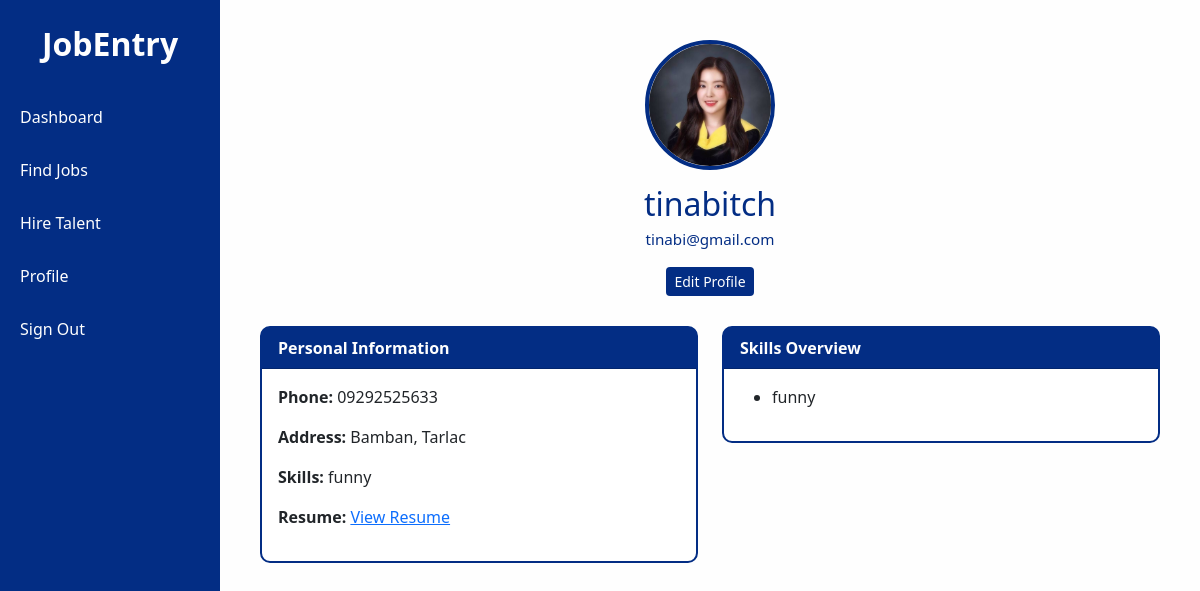
Page /try/profile.php on the committed database.
### tables this page shows
CREATE TABLE `users` (
  `user_id` int(11) NOT NULL,
  `full_name` varchar(255) NOT NULL,
  `email` varchar(255) NOT NULL,
  `password` varchar(255) NOT NULL,
  `status` enum('active','disabled') DEFAULT 'active',
  `created_at` timestamp NOT NULL DEFAULT current_timestamp(),
  `phone` varchar(50) DEFAULT NULL,
  `address` varchar(255) DEFAULT NULL,
  `skills` text DEFAULT NULL,
  `resume` varchar(255) DEFAULT NULL,
  `profile_pic` varchar(255) DEFAULT NULL
);

### htdocs/try/profile.php (the view, shortened to what this page needs)
<?php
$conn = new mysqli("localhost", "root", "", "job_bp");
$user_id = $_SESSION['user_id'] ?? 1;
$result = $conn->query("SELECT * FROM users WHERE user_id=$user_id");
if ($result && $result->num_rows > 0) {
    $user = $result->fetch_assoc();
    $name = $user['full_name'] ?? '';
    $email = $user['email'] ?? '';
    $phone = $user['phone'] ?? '';
    $address = $user['address'] ?? '';
    $skills = $user['skills'] ?? '';
    $resume = $user['resume'] ?? '';
    $profile_pic = $user['profile_pic'] ?? '';
} else {
    $name = $email = $phone = $address = $skills = $resume = $profile_pic = "";
}
?>
<!DOCTYPE html>
<html lang="en">
<head>
<link href="https://cdn.jsdelivr.net/npm/bootstrap@5.3.2/dist/css/bootstrap.min.css" rel="stylesheet">
</head>
<body>
<div class="sidebar">
<h2>JobEntry</h2>
<a href="dashboard.php">Dashboard</a>
<a href="find_jobs.php">Find Jobs</a>
<a href="hire_talent.php">Hire Talent</a>
<a href="profile.php">Profile</a>
<a href="?logout=true">Sign Out</a>
</div>
<div class="main-content">
<div class="profile-header">
<img src="<?= !empty($profile_pic) ? htmlspecialchars($profile_pic) : 'https://via.placeholder.com/130'; ?>" alt="Profile Picture">
<h2><?= htmlspecialchars($name ?: 'Your Name'); ?></h2>
<p><?= htmlspecialchars($email ?: 'your@email.com'); ?></p>
<button class="btn btn-primary btn-sm" data-bs-toggle="modal" data-bs-target="#editProfileModal">Edit Profile</button>
</div>
<div class="row">
<div class="col-md-6">
<div class="card">
<div class="card-header">Personal Information</div>
<div class="card-body">
<p><strong>Phone:</strong> <?= htmlspecialchars($phone ?: 'Not set'); ?></p>
<p><strong>Address:</strong> <?= htmlspecialchars($address ?: 'Not set'); ?></p>
<p><strong>Skills:</strong> <?= htmlspecialchars($skills ?: 'Not set'); ?></p>
<?php if ($resume): ?>
<p><strong>Resume:</strong> <a href="<?= htmlspecialchars($resume); ?>" target="_blank">View Resume</a></p>
<?php endif; ?>
</div>
</div>
</div>
<div class="col-md-6">
<div class="card">
<div class="card-header">Skills Overview</div>
<div class="card-body">
<ul>
<?php
if (!empty($skills)) {
    foreach (explode(",", $skills) as $skill) echo "<li>" . htmlspecialchars(trim($skill)) . "</li>";
} else { echo "<li>No skills added yet</li>"; }
?>
</ul>
</div>
</div>
</div>
</div>
</div>
</body>
</html>

### htdocs/try/profile.php (style rules this page uses)
body { margin: 0; font-family: 'Segoe UI', sans-serif; background-color: #FEFEFE; color: #032D84; }
.sidebar { height: 100vh; width: 220px; position: fixed; top: 0; left: 0; background-color: #032D84; padding-top: 25px; }
.sidebar h2 { color: #FEFEFE; text-align: center; margin-bottom: 30px; font-weight: bold; }
.sidebar a { display: block; padding: 12px 20px; color: #FEFEFE; text-decoration: none; border-radius: 6px; margin-bottom: 5px; font-weight: 500; }
.main-content { margin-left: 220px; padding: 40px; }
.profile-header { text-align: center; margin-bottom: 30px; }
.profile-header img { width: 130px; height: 130px; border-radius: 50%; border: 4px solid #032D84; object-fit: cover; margin-bottom: 15px; }
.profile-header h2 { margin-bottom: 5px; }
.profile-header p { font-size: 0.95rem; }
.btn-primary { background-color: #032D84; color: #FEFEFE; border: none; }
.card { border: 2px solid #032D84; border-radius: 10px; margin-bottom: 20px; }
.card-header { background-color: #032D84; color: #FEFEFE; font-weight: bold; border-radius: 10px 10px 0 0; }

### rows in the picture
users: profile_pic (picture), full_name "tinabitch", email "tinabi@gmail.com", phone "09292525633", address "Bamban, Tarlac", skills "funny"
